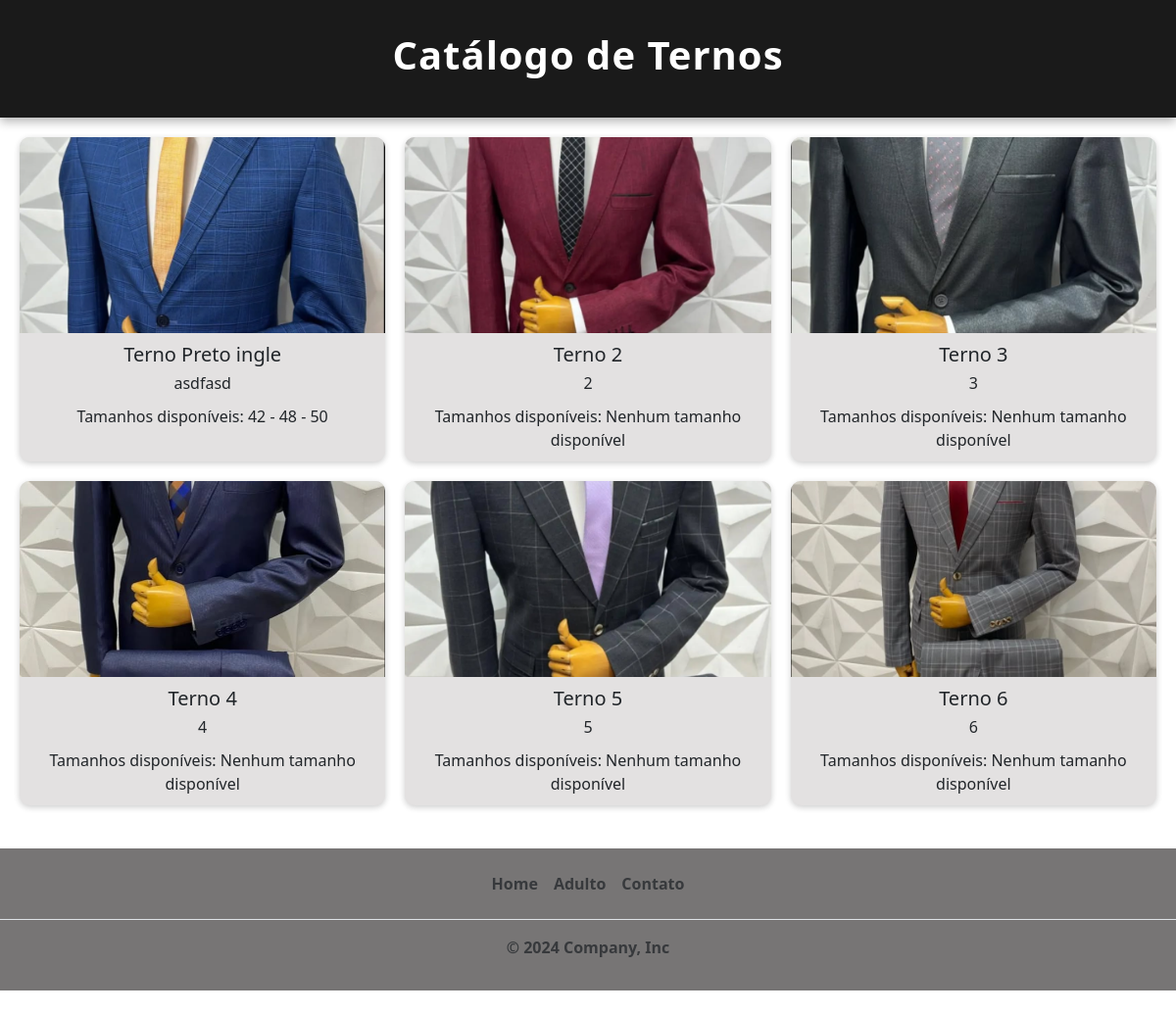
The app's page /terno/, older data.
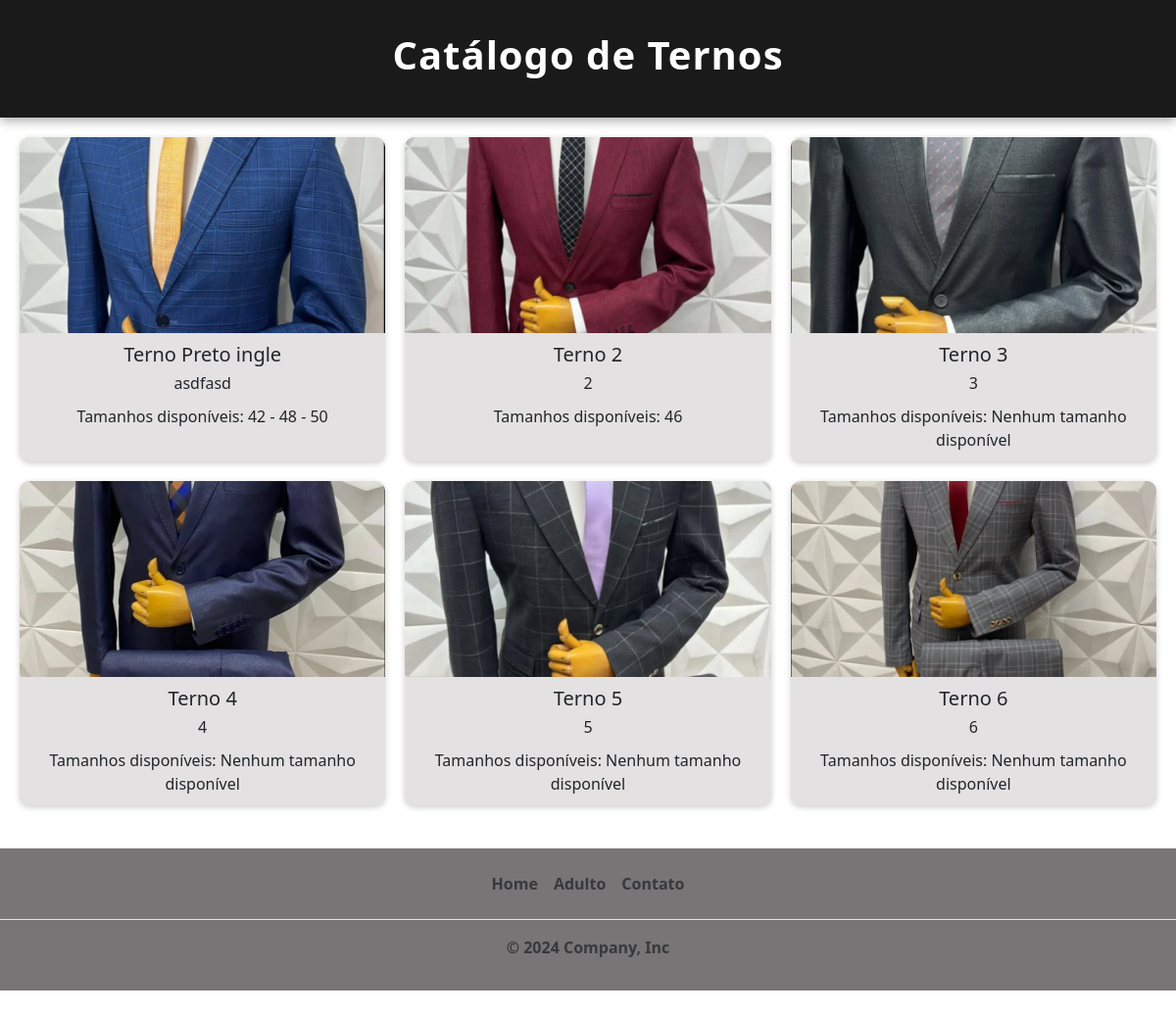
The same page, newer data.
### produtos/models.py (models this page shows, shortened)
class Terno (models.Model):
    titulo = models.CharField(max_length=20,verbose_name= 'Titulo')
    descricao= models.TextField(max_length=100,verbose_name = 'Texto')
    tamanho= models.ManyToManyField(Tamanho,related_name='ternos')
    img = models.ImageField(upload_to='produtos/',verbose_name='Imagem 1')

class Tamanho (models.Model):
    numero = models.CharField(max_length=10, unique=True)

### produtos/views.py (the view)
# urls.py: path('terno/',terno_view, name='terno_list'),
def terno_view(request):
    ternos = Terno.objects.all()
    return render(
        request,
        'Adulto.html',
        {'terno': ternos}
        )

### produtos/templates/Adulto.html (shortened to what this page needs)
{% extends 'base.html' %}
{% block content %}
  {% load static %}
  <!DOCTYPE html>
  <html lang="pt-br">
    <head>
      <link href="https://cdn.jsdelivr.net/npm/bootstrap@5.3.3/dist/css/bootstrap.min.css" rel="stylesheet" />
      <link rel="stylesheet" href="{% static 'CSS/Adulto.css' %}" />
    </head>
    <div class="car-grid">
      {% if terno %}
        {% for ternos in terno %}
          <div class="car-card">
            <img src="{{ ternos.img.url }}" alt="{{ ternos.titulo }} - {{ ternos.descricao }}" />
            <h3>{{ ternos.titulo }}</h3>
            <p>{{ ternos.descricao }}</p>
            <p>
              Tamanhos disponíveis:{% for tamanho in ternos.tamanho.all %}
                {{ tamanho.numero }}{% if not forloop.last %} - {% endif %}
              {% empty %}
                Nenhum tamanho disponível
              {% endfor %}
            </p>
          </div>
        {% endfor %}
      {% else %}
        <p class="no-results">Nenhuma foto encontrada</p>
      {% endif %}
    </div>
  </html>
{% endblock %}

Row changes from the older to the newer data that the page shows:
shown differently, row unchanged: Terno "Terno 2": no longer shows "Nenhum tamanho disponível"
added Tamanho: numero "46", shown under Terno "Terno 2"
